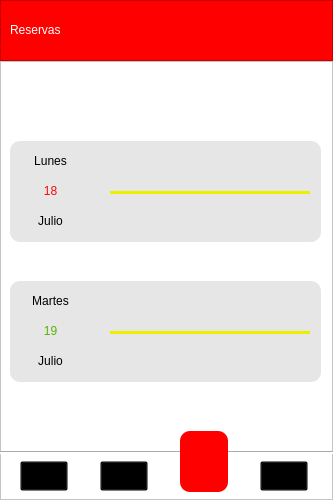
<?xml version="1.0" encoding="UTF-8"?>
<ui version="4.0">
 <class>VentanaReservas</class>
 <widget class="QWidget" name="VentanaReservas">
  <property name="geometry">
   <rect>
    <x>0</x>
    <y>0</y>
    <width>333</width>
    <height>500</height>
   </rect>
  </property>
  <property name="minimumSize">
   <size>
    <width>333</width>
    <height>500</height>
   </size>
  </property>
  <property name="maximumSize">
   <size>
    <width>333</width>
    <height>500</height>
   </size>
  </property>
  <property name="windowTitle">
   <string>Reservas</string>
  </property>
  <property name="styleSheet">
   <string notr="true">background-color: rgb(255, 255, 255);</string>
  </property>
  <widget class="QFrame" name="frame">
   <property name="geometry">
    <rect>
     <x>0</x>
     <y>0</y>
     <width>333</width>
     <height>61</height>
    </rect>
   </property>
   <property name="minimumSize">
    <size>
     <width>333</width>
     <height>51</height>
    </size>
   </property>
   <property name="styleSheet">
    <string notr="true">background-color:  rgb(255, 0, 0);</string>
   </property>
   <property name="frameShape">
    <enum>QFrame::StyledPanel</enum>
   </property>
   <property name="frameShadow">
    <enum>QFrame::Raised</enum>
   </property>
   <widget class="QLabel" name="label">
    <property name="geometry">
     <rect>
      <x>10</x>
      <y>10</y>
      <width>91</width>
      <height>41</height>
     </rect>
    </property>
    <property name="styleSheet">
     <string notr="true">background-color: rgba(0, 0, 0,0%);
font: 20pt &quot;Tw Cen MT Condensed&quot;;
border: None;</string>
    </property>
    <property name="text">
     <string>&lt;html&gt;&lt;head/&gt;&lt;body&gt;&lt;p&gt;&lt;span style=&quot; color:#ffffff;&quot;&gt;Reservas&lt;/span&gt;&lt;/p&gt;&lt;/body&gt;&lt;/html&gt;</string>
    </property>
   </widget>
   <widget class="QLabel" name="label_2">
    <property name="geometry">
     <rect>
      <x>190</x>
      <y>10</y>
      <width>131</width>
      <height>41</height>
     </rect>
    </property>
    <property name="styleSheet">
     <string notr="true">image: url(:/imagenes/imagenes/logo-udemedellin-footer.png);</string>
    </property>
    <property name="text">
     <string/>
    </property>
   </widget>
  </widget>
  <widget class="QFrame" name="frame_2">
   <property name="geometry">
    <rect>
     <x>0</x>
     <y>61</y>
     <width>333</width>
     <height>439</height>
    </rect>
   </property>
   <property name="minimumSize">
    <size>
     <width>333</width>
     <height>439</height>
    </size>
   </property>
   <property name="maximumSize">
    <size>
     <width>333</width>
     <height>439</height>
    </size>
   </property>
   <property name="frameShape">
    <enum>QFrame::StyledPanel</enum>
   </property>
   <property name="frameShadow">
    <enum>QFrame::Raised</enum>
   </property>
   <widget class="Line" name="line">
    <property name="geometry">
     <rect>
      <x>0</x>
      <y>390</y>
      <width>333</width>
      <height>3</height>
     </rect>
    </property>
    <property name="minimumSize">
     <size>
      <width>333</width>
      <height>0</height>
     </size>
    </property>
    <property name="orientation">
     <enum>Qt::Horizontal</enum>
    </property>
   </widget>
   <widget class="QToolButton" name="tbutton_reserva">
    <property name="geometry">
     <rect>
      <x>180</x>
      <y>370</y>
      <width>48</width>
      <height>61</height>
     </rect>
    </property>
    <property name="minimumSize">
     <size>
      <width>48</width>
      <height>33</height>
     </size>
    </property>
    <property name="styleSheet">
     <string notr="true">background-color: rgb(255, 0, 0);
image: url(:/imagenes/imagenes/calendar-clock (1).png);
border-radius: 10px;
</string>
    </property>
    <property name="text">
     <string/>
    </property>
    <property name="icon">
     <iconset>
      <normaloff>../imagenes/calendar-clock (1).png</normaloff>../imagenes/calendar-clock (1).png</iconset>
    </property>
    <property name="iconSize">
     <size>
      <width>40</width>
      <height>30</height>
     </size>
    </property>
   </widget>
   <widget class="QToolButton" name="tbutton_usuario">
    <property name="geometry">
     <rect>
      <x>260</x>
      <y>400</y>
      <width>48</width>
      <height>30</height>
     </rect>
    </property>
    <property name="minimumSize">
     <size>
      <width>48</width>
      <height>30</height>
     </size>
    </property>
    <property name="maximumSize">
     <size>
      <width>48</width>
      <height>30</height>
     </size>
    </property>
    <property name="styleSheet">
     <string notr="true">background-color:rgba(0,0,0,0%);
image: url(:/imagenes/imagenes/user.png);</string>
    </property>
    <property name="text">
     <string/>
    </property>
    <property name="icon">
     <iconset>
      <normaloff>../imagenes/user.png</normaloff>../imagenes/user.png</iconset>
    </property>
    <property name="iconSize">
     <size>
      <width>40</width>
      <height>30</height>
     </size>
    </property>
   </widget>
   <widget class="QToolButton" name="tbutton_noticias">
    <property name="geometry">
     <rect>
      <x>100</x>
      <y>400</y>
      <width>48</width>
      <height>30</height>
     </rect>
    </property>
    <property name="minimumSize">
     <size>
      <width>48</width>
      <height>30</height>
     </size>
    </property>
    <property name="maximumSize">
     <size>
      <width>48</width>
      <height>30</height>
     </size>
    </property>
    <property name="styleSheet">
     <string notr="true">background-color:rgba(0,0,0,0%);
image: url(:/imagenes/imagenes/forma.png);</string>
    </property>
    <property name="text">
     <string/>
    </property>
    <property name="icon">
     <iconset>
      <normaloff>../imagenes/forma.png</normaloff>../imagenes/forma.png</iconset>
    </property>
    <property name="iconSize">
     <size>
      <width>40</width>
      <height>30</height>
     </size>
    </property>
   </widget>
   <widget class="QToolButton" name="tbutton_opinion">
    <property name="geometry">
     <rect>
      <x>20</x>
      <y>400</y>
      <width>48</width>
      <height>30</height>
     </rect>
    </property>
    <property name="minimumSize">
     <size>
      <width>48</width>
      <height>30</height>
     </size>
    </property>
    <property name="maximumSize">
     <size>
      <width>48</width>
      <height>30</height>
     </size>
    </property>
    <property name="styleSheet">
     <string notr="true">background-color:rgba(0,0,0,0%);
image: url(:/imagenes/imagenes/envelope.png);</string>
    </property>
    <property name="text">
     <string/>
    </property>
    <property name="icon">
     <iconset>
      <normaloff>../imagenes/envelope.png</normaloff>../imagenes/envelope.png</iconset>
    </property>
    <property name="iconSize">
     <size>
      <width>40</width>
      <height>30</height>
     </size>
    </property>
   </widget>
   <widget class="QPushButton" name="pbutton_reservadia">
    <property name="geometry">
     <rect>
      <x>10</x>
      <y>80</y>
      <width>311</width>
      <height>101</height>
     </rect>
    </property>
    <property name="styleSheet">
     <string notr="true">
QPushButton{
	background-color: rgb(230, 230, 230);
	border-radius: 10px;


}

QPushButton:hover{
	
	
	background-color: rgb(145, 145, 145);
	border-radius: 10px;

}


</string>
    </property>
    <property name="text">
     <string/>
    </property>
   </widget>
   <widget class="Line" name="line_2">
    <property name="geometry">
     <rect>
      <x>110</x>
      <y>130</y>
      <width>200</width>
      <height>3</height>
     </rect>
    </property>
    <property name="minimumSize">
     <size>
      <width>200</width>
      <height>1</height>
     </size>
    </property>
    <property name="maximumSize">
     <size>
      <width>200</width>
      <height>16777215</height>
     </size>
    </property>
    <property name="styleSheet">
     <string notr="true">background-color:  rgb(238, 238, 0);
border: None;
</string>
    </property>
    <property name="orientation">
     <enum>Qt::Horizontal</enum>
    </property>
   </widget>
   <widget class="QLabel" name="label_diaActual">
    <property name="geometry">
     <rect>
      <x>20</x>
      <y>90</y>
      <width>61</width>
      <height>20</height>
     </rect>
    </property>
    <property name="styleSheet">
     <string notr="true">background-color: rgba(0, 0, 0,0%);
font: 14pt &quot;Tw Cen MT Condensed&quot;;
border: None;</string>
    </property>
    <property name="text">
     <string>Lunes</string>
    </property>
    <property name="alignment">
     <set>Qt::AlignCenter</set>
    </property>
   </widget>
   <widget class="QLabel" name="label_mesActual">
    <property name="geometry">
     <rect>
      <x>20</x>
      <y>150</y>
      <width>61</width>
      <height>20</height>
     </rect>
    </property>
    <property name="styleSheet">
     <string notr="true">background-color: rgba(0, 0, 0,0%);
font: 14pt &quot;Tw Cen MT Condensed&quot;;
border: None;</string>
    </property>
    <property name="text">
     <string>Julio</string>
    </property>
    <property name="alignment">
     <set>Qt::AlignCenter</set>
    </property>
   </widget>
   <widget class="QLabel" name="label_fechaActual">
    <property name="geometry">
     <rect>
      <x>20</x>
      <y>110</y>
      <width>61</width>
      <height>41</height>
     </rect>
    </property>
    <property name="styleSheet">
     <string notr="true">background-color: rgba(0, 0, 0,0%);
font: 30pt &quot;Tw Cen MT Condensed&quot;;
border: None;</string>
    </property>
    <property name="text">
     <string>&lt;html&gt;&lt;head/&gt;&lt;body&gt;&lt;p&gt;&lt;span style=&quot; color:#f90808;&quot;&gt;18&lt;/span&gt;&lt;/p&gt;&lt;/body&gt;&lt;/html&gt;</string>
    </property>
    <property name="alignment">
     <set>Qt::AlignCenter</set>
    </property>
   </widget>
   <widget class="QPushButton" name="pbutton_reservadiaSig">
    <property name="geometry">
     <rect>
      <x>10</x>
      <y>220</y>
      <width>311</width>
      <height>101</height>
     </rect>
    </property>
    <property name="styleSheet">
     <string notr="true">
QPushButton{
	background-color: rgb(230, 230, 230);
	border-radius: 10px;


}

QPushButton:hover{
	
	
	background-color: rgb(145, 145, 145);
	border-radius: 10px;

}
</string>
    </property>
    <property name="text">
     <string/>
    </property>
   </widget>
   <widget class="QLabel" name="label_mesSiguiente">
    <property name="geometry">
     <rect>
      <x>20</x>
      <y>290</y>
      <width>61</width>
      <height>20</height>
     </rect>
    </property>
    <property name="styleSheet">
     <string notr="true">background-color: rgba(0, 0, 0,0%);
font: 14pt &quot;Tw Cen MT Condensed&quot;;
border: None;</string>
    </property>
    <property name="text">
     <string>Julio</string>
    </property>
    <property name="alignment">
     <set>Qt::AlignCenter</set>
    </property>
   </widget>
   <widget class="QLabel" name="label_diaSiguiente">
    <property name="geometry">
     <rect>
      <x>20</x>
      <y>230</y>
      <width>61</width>
      <height>20</height>
     </rect>
    </property>
    <property name="styleSheet">
     <string notr="true">background-color: rgba(0, 0, 0,0%);
font: 14pt &quot;Tw Cen MT Condensed&quot;;
border: None;</string>
    </property>
    <property name="text">
     <string>Martes</string>
    </property>
    <property name="alignment">
     <set>Qt::AlignCenter</set>
    </property>
   </widget>
   <widget class="QLabel" name="label_fechaSiguiente">
    <property name="geometry">
     <rect>
      <x>20</x>
      <y>250</y>
      <width>61</width>
      <height>41</height>
     </rect>
    </property>
    <property name="styleSheet">
     <string notr="true">background-color: rgba(0, 0, 0,0%);
font: 30pt &quot;Tw Cen MT Condensed&quot;;
border: None;</string>
    </property>
    <property name="text">
     <string>&lt;html&gt;&lt;head/&gt;&lt;body&gt;&lt;p&gt;&lt;span style=&quot; color:#57b400;&quot;&gt;19&lt;/span&gt;&lt;/p&gt;&lt;/body&gt;&lt;/html&gt;</string>
    </property>
    <property name="alignment">
     <set>Qt::AlignCenter</set>
    </property>
   </widget>
   <widget class="Line" name="line_3">
    <property name="geometry">
     <rect>
      <x>110</x>
      <y>270</y>
      <width>200</width>
      <height>3</height>
     </rect>
    </property>
    <property name="minimumSize">
     <size>
      <width>200</width>
      <height>1</height>
     </size>
    </property>
    <property name="maximumSize">
     <size>
      <width>200</width>
      <height>16777215</height>
     </size>
    </property>
    <property name="styleSheet">
     <string notr="true">background-color:  rgb(238, 238, 0);
border: None;
</string>
    </property>
    <property name="orientation">
     <enum>Qt::Horizontal</enum>
    </property>
   </widget>
   <widget class="QLabel" name="label_recuerdoDiaActual">
    <property name="geometry">
     <rect>
      <x>120</x>
      <y>140</y>
      <width>171</width>
      <height>31</height>
     </rect>
    </property>
    <property name="styleSheet">
     <string notr="true">background-color: rgba(0, 0, 0,0%);
font: 14pt &quot;Tw Cen MT Condensed&quot;;
border: None;</string>
    </property>
    <property name="text">
     <string/>
    </property>
   </widget>
   <widget class="QLabel" name="label_recuerdoDiaSiguiente">
    <property name="geometry">
     <rect>
      <x>120</x>
      <y>280</y>
      <width>171</width>
      <height>31</height>
     </rect>
    </property>
    <property name="styleSheet">
     <string notr="true">background-color: rgba(0, 0, 0,0%);
font: 14pt &quot;Tw Cen MT Condensed&quot;;
border: None;</string>
    </property>
    <property name="text">
     <string/>
    </property>
   </widget>
  </widget>
 </widget>
 <resources>
  <include location="imagenes.qrc"/>
 </resources>
 <connections/>
</ui>
